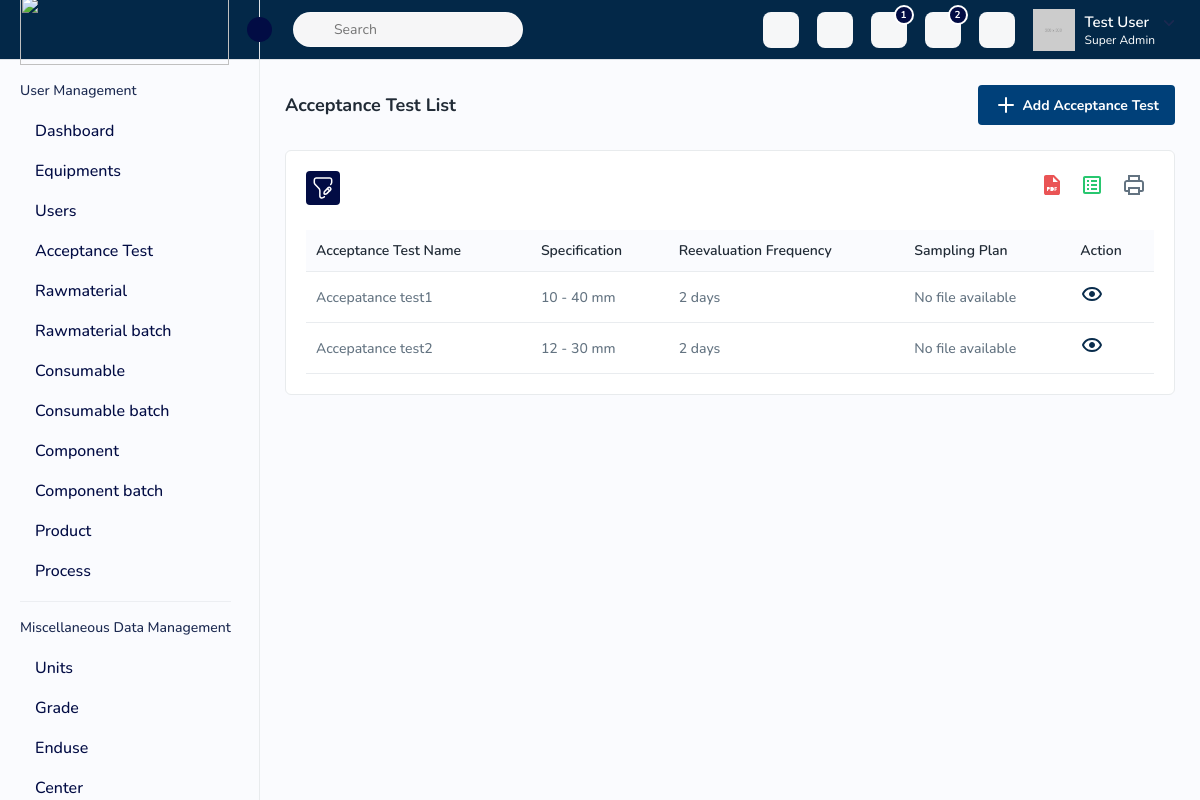
The page /product/acceptance-list/ on the database as committed earlier.
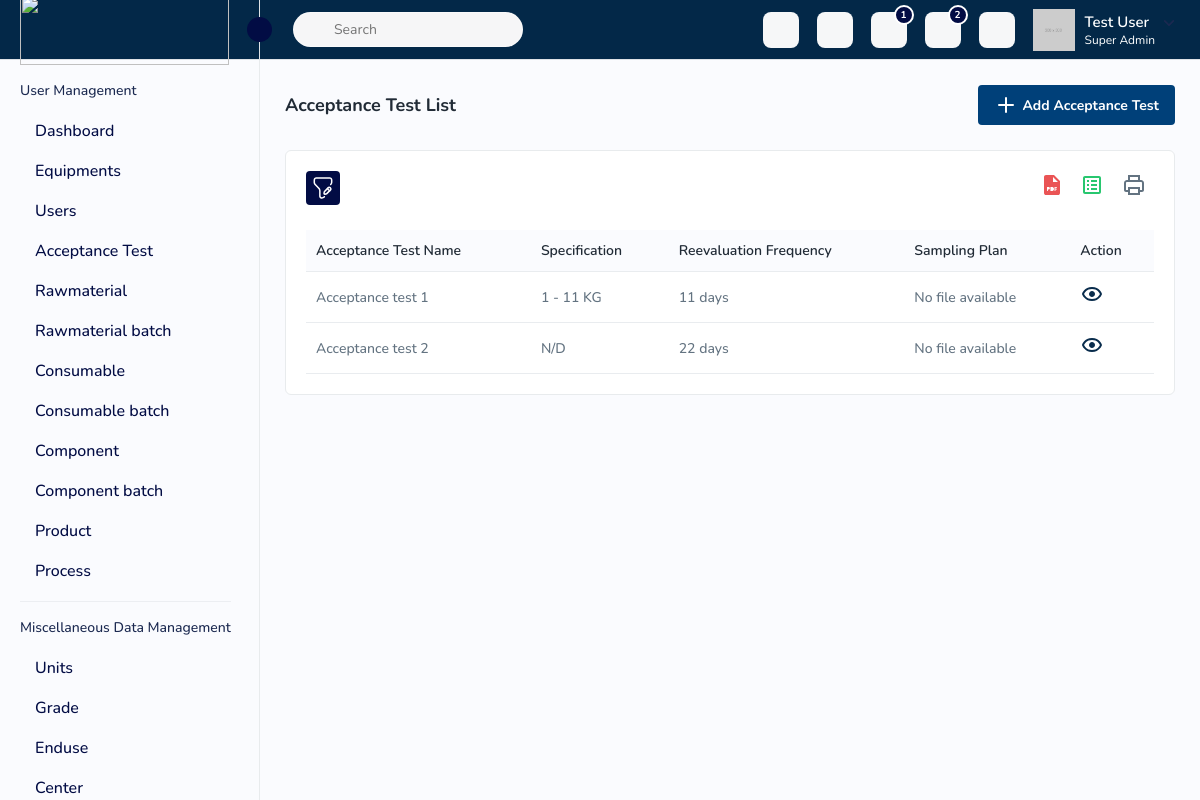
The same page on the database as committed later.
### qdpc_core_models/models/acceptance_test.py (models this page shows, shortened)
class AcceptanceTest(models.Model):
    TIME_UNIT_CHOICES = [
        ('months', 'Months'),
        ('days', 'Days'),
    ]
    TEST_TYPE_CHOICES = [
        ('quantitative', 'Quantitative'),
        ('qualitative', 'Qualitative'),
    ]
    id = models.AutoField(primary_key=True)
    name = models.CharField(max_length=255)
    min_value = models.IntegerField(blank=True, null=True)  # Optional field
    max_value = models.IntegerField(blank=True, null=True)
    unit = models.ForeignKey('Unit', on_delete=models.CASCADE,null=True,blank=True)
    sampling_plan = models.FileField(
        upload_to='acceptance_test_results/',
        blank=True,
        null=True
    )
    reevaluation_frequency_value = models.PositiveIntegerField(default=12)
    reevaluation_frequency_unit = models.CharField(max_length=10, choices=TIME_UNIT_CHOICES, default='months')
    test_type = models.CharField(max_length=15, choices=TEST_TYPE_CHOICES, default='quantitative')
    test_result = models.CharField(max_length=10, blank=True, null=True)
    @property
    def reevaluation_frequency(self):
        if self.reevaluation_frequency_unit == 'days':
            return timedelta(days=self.reevaluation_frequency_value)
        elif self.reevaluation_frequency_unit == 'months':
            return timedelta(days=self.reevaluation_frequency_value * 30)  # Approximation for months
        return None

### qdpc_core_models/models/unit.py (models this page shows, shortened)
class Unit(models.Model):
    id = models.AutoField(primary_key=True)
    name = models.CharField(max_length=50, unique=True)
    abbreviation = models.CharField(max_length=10)

### product/views/raw_matrial_accepatance.py (the view)
# urls.py: path('acceptance-list/',AcceptanceTestList.as_view(),name='acceptance-list'),
class AcceptanceTestList(BaseModelViewSet):
    def get(self, request):
        acceptance_tests = AcceptanceTest.objects.values('name').annotate(latest_id=Max('id'))
        latest_tests = AcceptanceTest.objects.filter(id__in=[test['latest_id'] for test in acceptance_tests])
        test_serializer = AcceptanceTestSerializer(latest_tests, many=True)
        context = {
            'acceptance_tests': test_serializer.data,
        }
        print(context)
        return render(request, 'rmtest-list.html', context)

### product/serializers/acceptence_test_serializer.py (called while the page is built)
    def get_sampling_plan_url(self, obj):
        request = self.context.get('request')
        if request is not None and obj.sampling_plan:
            return request.build_absolute_uri(obj.sampling_plan.url)
        elif obj.sampling_plan:
            return f"/product{obj.sampling_plan.url}"
        return None

    def get_unit_name(self, obj):
        return obj.unit.abbreviation if obj.unit else None

### templates/rmtest-list.html (shortened to what this page needs)
{% extends 'index.html' %}
{% block content %}
{% load static %}
			<div class="page-wrapper">
				<div class="content">
					<div class="page-header">
						<div class="page-title">
							<h4>Acceptance Test List</h4>
						</div>
						<div class="page-btn">
							<a href="{% url 'acceptance-add' %}" class="btn btn-added"><img src="{% static 'assets/img/icons/plus.svg' %}" alt="img" class="me-1">Add Acceptance Test</a>
						</div>
					</div>
					<div class="card">
						<div class="card-body">
							<div class="table-top">
								<div class="search-set">
									<div class="search-path">
										<a class="btn btn-filter" id="filter_search">
											<img src="{% static 'assets/img/icons/filter.svg' %}" alt="img">
										</a>
									</div>
									<div class="search-input">
										<a class="btn btn-searchset"><img src="{% static 'assets/img/icons/search-white.svg' %}" alt="img"></a>
									</div>
								</div>
								<div class="wordset">
									<ul>
										<li>
											<a data-bs-toggle="tooltip" data-bs-placement="top" title="pdf"><img src="{% static 'assets/img/icons/pdf.svg' %}" alt="img"></a>
										</li>
										<li>
											<a data-bs-toggle="tooltip" data-bs-placement="top" title="excel"><img src="{% static 'assets/img/icons/excel.svg' %}" alt="img"></a>
										</li>
										<li>
											<a data-bs-toggle="tooltip" data-bs-placement="top" title="print"><img src="{% static 'assets/img/icons/printer.svg' %}" alt="img"></a>
										</li>
									</ul>
								</div>
							</div>
							<div class="table-responsive">
	<table class="table  datanew">
		<thead>
			<tr>
				<th>Acceptance Test Name</th>
				<th>Specification</th>
				<th>Reevaluation Frequency </th>
				<th>Sampling Plan</th>
				<th>Action</th>
			</tr>
		</thead>
		<tbody>
			{% for test in acceptance_tests %}
			<tr>
				<td>{{ test.name }}</td>
				<td>
					{% if test.min_value and test.max_value and test.unit_name %}
						{{ test.min_value }} - {{ test.max_value }} {{ test.unit_name }}
					{% elif test.color %}
					{{ test.color }}
					{% else %}
						N/D
					{% endif %}
				</td>
				<td>
					{% if test.reevaluation_frequency_value %}
						{{ test.reevaluation_frequency_value }} {{ test.reevaluation_frequency_unit }}
					{% else %}
						N/D
					{% endif %}
				</td>
			<td>
					{% if test.sampling_plan_url %}
						<a href="{{ test.sampling_plan_url }}" target="_blank">View Sampling Plan</a>
					{% else %}
						No file available
					{% endif %}
				</td>
				<td>
					<a class="me-3" href="javascript:void(0);" data-bs-toggle="modal" data-bs-target="#materialpage">
						<img src="{% static 'assets/img/icons/eye.svg' %}" alt="img">
					</a>
				</td>
			</tr>
			{% endfor %}
		</tbody>
	</table>
							</div>
						</div>
					</div>
				</div>
			</div>
        </div>
		{% endblock %}

### templates/index.html (shortened to what this page needs)
<!DOCTYPE html>
<html lang="en">
    <head>
        {% load static %}
<link href="https://cdn.jsdelivr.net/npm/bootstrap@5.3.0/dist/css/bootstrap.min.css" rel="stylesheet">
<link rel="stylesheet" href="{% static 'assets/css/bootstrap.min.css' %}">
<link rel="stylesheet" href="{% static 'assets/css/animate.css' %}">
<link rel="stylesheet" href="{% static 'assets/css/dataTables.bootstrap4.min.css' %}">
<link rel="stylesheet" href="{% static 'assets/plugins/select2/css/select2.min.css' %}">
<link rel="stylesheet" href="{% static 'assets/plugins/fontawesome/css/fontawesome.min.css' %}">
<link rel="stylesheet" href="{% static 'assets/plugins/fontawesome/css/all.min.css' %}">
<link rel="stylesheet" href="{% static 'assets/css/style2.css' %}">
<link href="https://cdn.jsdelivr.net/npm/select2@4.1.0-rc.0/dist/css/select2.min.css" rel="stylesheet" />
    </head>
    <body>
        <div class="main-wrapper">
        <div class="header">
             <div class="header-left active">
                <a href="index.html" class="logo logo-normal">
                    <img src="{% static 'assets/img/neww.png' %}"  alt="">
                </a>
                <a id="toggle_btn" href="javascript:void(0);">
                </a>
            </div>
            <ul class="nav user-menu">
                <li class="nav-item nav-searchinputs">
                    <div class="top-nav-search">
                        <form action="#">
                            <div class="searchinputs">
                                <input type="text" placeholder="Search">
                                <div class="search-addon">
                                    <span><i data-feather="search" class="feather-14"></i></span>
                                </div>
                            </div>
                        </form>
                    </div>
                </li>
                <li class="nav-item dropdown has-arrow flag-nav nav-item-box">
                    <a class="nav-link dropdown-toggle" data-bs-toggle="dropdown" href="javascript:void(0);" role="button">
                    </a>
                </li>
                <li class="nav-item nav-item-box">
                    <a href="javascript:void(0);" id="btnFullscreen">
                    </a>
                </li>
                <li class="nav-item nav-item-box">
                    <a href="email.html">
                        <span class="badge rounded-pill">1</span>
                    </a>
                </li>
                <li class="nav-item dropdown nav-item-box">
                    <a href="javascript:void(0);" class="dropdown-toggle nav-link" data-bs-toggle="dropdown">
                        <span class="badge rounded-pill">2</span>
                    </a>
                </li>
                <li class="nav-item nav-item-box">
                    <a href="generalsettings.html"></a>
                </li>
                <li class="nav-item dropdown has-arrow main-drop">
                    <a href="javascript:void(0);" class="dropdown-toggle nav-link userset" data-bs-toggle="dropdown">
                        <span class="user-info">
                            <span class="user-letter">
                                <img src="{% static 'assets/img/profiles/avator1.jpg' %}" alt="" class="img-fluid">
                            </span>
                            <span class="user-detail">
                                <span class="user-detail">
                                    <span class="user-name">Test User</span>
                                    <span class="user-role">Super Admin</span>
                                </span>
                            </span>
                        </span>
                    </a>
                </li>
            </ul>
        </div>
             {% include 'sidebar.html' %}
            {% block content %}
            {% endblock %}
    </body>
</html>

### templates/sidebar.html (shortened to what this page needs)
<div class="sidebar" id="sidebar">
    <div class="sidebar-inner slimscroll">
        <div id="sidebar-menu" class="sidebar-menu">
            <ul>
                <li class="submenu-open">
                    <h6 class="submenu-hdr">User Management</h6>
                    <ul>
                        <li>
                            <a href="{% url 'user-dashboard' %}"><span>Dashboard</span></a>
                        </li>
                        <li>
                            <a href="{% url 'equipment-list' %}"><span>Equipments</span></a>
                        </li>
                        <li>
                            <a href="{% url 'user-list' %}"><span>Users</span></a>
                        </li>
                        <li>
                            <a href="{% url 'acceptance-list' %}"><span>Acceptance
                                    Test</span></a>
                        </li>
                        <li>
                            <a href="{% url 'raw-material' %}"><span>Rawmaterial</span></a>
                        </li>
                        <li>
                            <a href="{% url 'raw-material-batch-fetch' %}"><span>Rawmaterial
                                    batch</span></a>
                        </li>
                        <li>
                            <a href="{% url 'consumable-list' %}"><span>Consumable</span></a>
                        </li>
                        <li>
                            <a href="{% url 'consumable-batch-fetch' %}"><span>Consumable
                                    batch</span></a>
                        </li>
                        <li>
                            <a href="{% url 'component-list' %}"><span>Component</span></a>
                        </li>
                        <li>
                            <a href="{% url 'component-batch-fetch' %}"><span>Component
                                    batch</span></a>
                        </li>
                        <li>
                            <a href="{% url 'product-view' %}"><span>Product</span></a>
                        </li>
                        <li>
                            <a href="{% url 'process_list' %}"><span>Process</span></a>
                        </li>
                    </ul>
                </li>
                <li class="submenu-open">
                    <h6 class="submenu-hdr">Miscellaneous Data Management</h6>
                    <ul>
                        <li>
                            <a href="{% url 'unit-list' %}"><span>Units</span></a>
                        </li>
                        <li>
                            <a href="{% url 'grade-list' %}"><span>Grade</span></a>
                        </li>
                        <li>
                            <a href="{% url 'enduse-list' %}"><span>Enduse</span></a>
                        </li>
                        <li>
                            <a href="{% url 'center-list' %}"><span>Center</span></a>
                        </li>
                    </ul>
                </li>
            </ul>
        </div>
    </div>
</div>

Rows that differ between the two databases and show on the page:
removed AcceptanceTest: name "Accepatance test1", min_value "10", max_value "40", unit_name "mm", reevaluation_frequency_value "2", reevaluation_frequency_unit "days"
removed AcceptanceTest: name "Accepatance test2", min_value "12", max_value "30", unit_name "mm", reevaluation_frequency_value "2", reevaluation_frequency_unit "days"
added AcceptanceTest: name "Acceptance test 1", min_value "1", max_value "11", unit_name "KG", reevaluation_frequency_value "11", reevaluation_frequency_unit "days"
added AcceptanceTest: name "Acceptance test 2", shows "N/D", reevaluation_frequency_value "22", reevaluation_frequency_unit "days"
